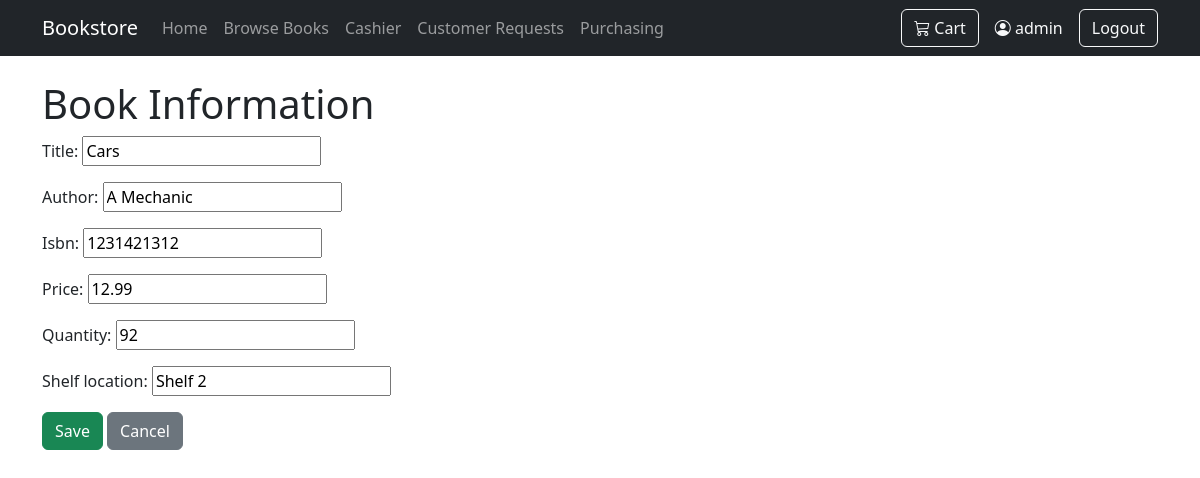
Page /inventory/manage/edit/2/ (signed in) on the earlier database version.
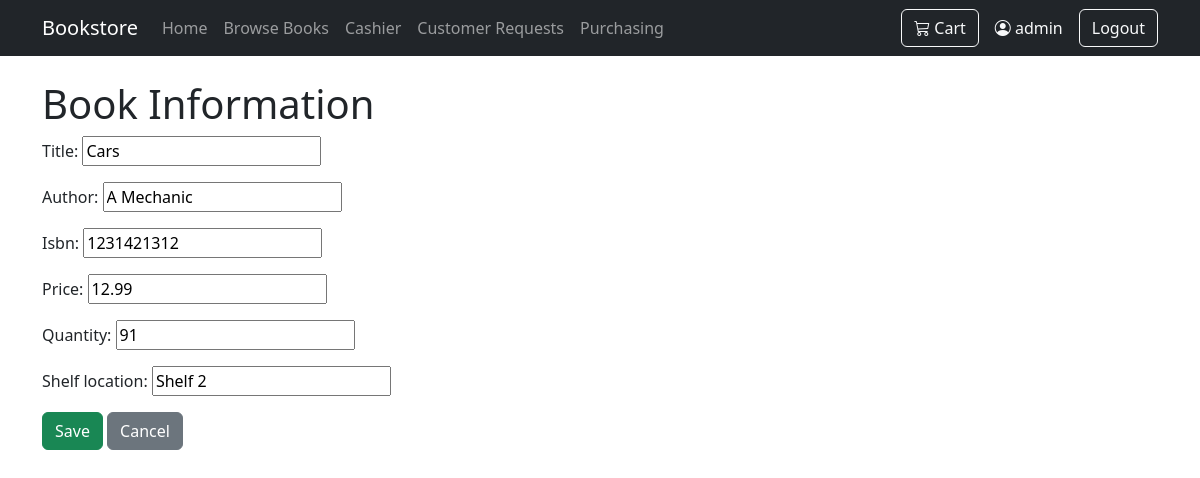
Same page on the later database version.
### inventory/models.py (models this page shows, shortened)
class Book(models.Model):
    title = models.CharField(max_length=200)
    author = models.CharField(max_length=200, blank=True)
    isbn = models.CharField(max_length=20, blank=True)
    price = models.DecimalField(max_digits=10, decimal_places=2, null=True, blank=True)
    quantity = models.IntegerField(default=0)
    shelf_location = models.CharField(max_length=50, blank=True)

### inventory/views.py (the view)
# urls.py: path("manage/edit/<int:book_id>/", views.edit_book, name="edit_book"),
@login_required
def edit_book(request, book_id):
    book = get_object_or_404(Book, id=book_id)
    if request.method == "POST":
        form = BookForm(request.POST, instance=book)
        if form.is_valid():
            form.save()
            return redirect("books")
    else:
        form = BookForm(instance=book)
    return render(request, "inventory/book_form.html", {"form": form})

### inventory/forms.py
class BookForm(forms.ModelForm):
    class Meta:
        model = Book
        fields = ["title", "author", "isbn", "price", "quantity", "shelf_location"]

### cart/context_processors.py (called while the page is built)
def cart_count(request):
    cart = request.session.get("cart", {})
    count = sum(
        int(quantity)
        for quantity in cart.values()
    )
    return {
        "cart_count": count
    }

### inventory/templates/inventory/book_form.html (shortened to what this page needs)
{% extends "base.html" %}
{% block content %}
<h1>Book Information</h1>
<form method="post">
    {{ form.as_p }}
    <button type="submit" class="btn btn-success">
        Save
    </button>
    <a href="{% url 'books' %}" class="btn btn-secondary">
        Cancel
    </a>
</form>
{% endblock %}

Differences in the rows shown:
changed Book "Cars": quantity "92" → "91"
